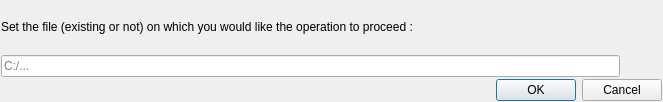
<?xml version="1.0" encoding="UTF-8"?>
<ui version="4.0">
 <class>getFilePathDialog</class>
 <widget class="QDialog" name="getFilePathDialog">
  <property name="geometry">
   <rect>
    <x>0</x>
    <y>0</y>
    <width>663</width>
    <height>102</height>
   </rect>
  </property>
  <property name="windowTitle">
   <string>Set the file option</string>
  </property>
  <layout class="QVBoxLayout" name="verticalLayout">
   <property name="spacing">
    <number>2</number>
   </property>
   <property name="leftMargin">
    <number>1</number>
   </property>
   <property name="topMargin">
    <number>1</number>
   </property>
   <property name="rightMargin">
    <number>1</number>
   </property>
   <property name="bottomMargin">
    <number>1</number>
   </property>
   <item>
    <widget class="QLabel" name="label">
     <property name="text">
      <string>Set the file (existing or not) on which you would like the operation to proceed :</string>
     </property>
    </widget>
   </item>
   <item>
    <layout class="QHBoxLayout" name="horizontalLayout">
     <property name="spacing">
      <number>2</number>
     </property>
     <item>
      <widget class="QLineEdit" name="lineEdit">
       <property name="placeholderText">
        <string>C:/...</string>
       </property>
      </widget>
     </item>
     <item>
      <widget class="QPushButton" name="pushButton">
       <property name="sizePolicy">
        <sizepolicy hsizetype="Fixed" vsizetype="Fixed">
         <horstretch>0</horstretch>
         <verstretch>0</verstretch>
        </sizepolicy>
       </property>
       <property name="toolTip">
        <string>Browse a directory in order to help to set the path...</string>
       </property>
       <property name="iconSize">
        <size>
         <width>24</width>
         <height>24</height>
        </size>
       </property>
       <property name="flat">
        <bool>true</bool>
       </property>
      </widget>
     </item>
    </layout>
   </item>
   <item>
    <widget class="QDialogButtonBox" name="buttonBox">
     <property name="orientation">
      <enum>Qt::Orientation::Horizontal</enum>
     </property>
     <property name="standardButtons">
      <set>QDialogButtonBox::StandardButton::Cancel|QDialogButtonBox::StandardButton::Ok</set>
     </property>
    </widget>
   </item>
  </layout>
 </widget>
 <resources/>
 <connections>
  <connection>
   <sender>buttonBox</sender>
   <signal>accepted()</signal>
   <receiver>getFilePathDialog</receiver>
   <slot>accept()</slot>
   <hints>
    <hint type="sourcelabel">
     <x>230</x>
     <y>74</y>
    </hint>
    <hint type="destinationlabel">
     <x>230</x>
     <y>47</y>
    </hint>
   </hints>
  </connection>
  <connection>
   <sender>buttonBox</sender>
   <signal>rejected()</signal>
   <receiver>getFilePathDialog</receiver>
   <slot>reject()</slot>
   <hints>
    <hint type="sourcelabel">
     <x>230</x>
     <y>74</y>
    </hint>
    <hint type="destinationlabel">
     <x>230</x>
     <y>47</y>
    </hint>
   </hints>
  </connection>
 </connections>
</ui>
